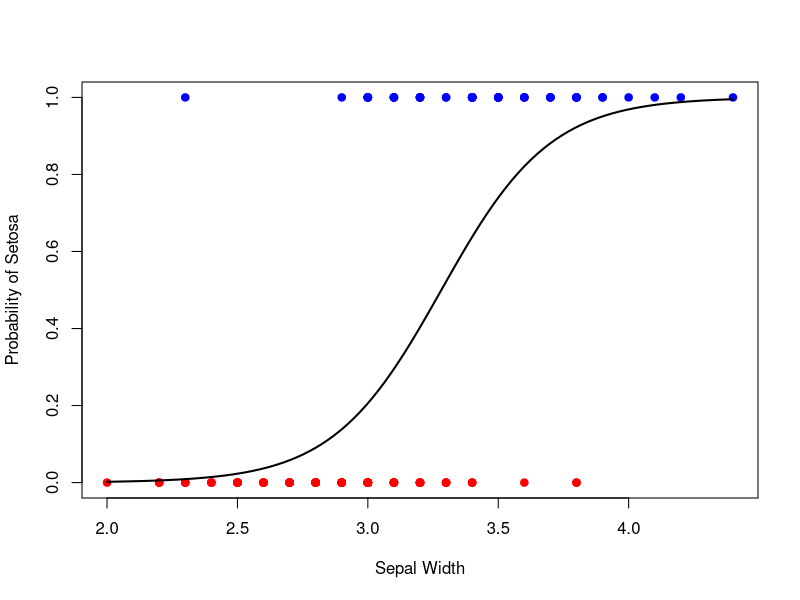

Source code (R):
data(iris)

iris$IsSetosa <- ifelse(iris$Species == "setosa", 1, 0)

log_model <- glm(IsSetosa ~ Sepal.Width,
                 data = iris,
                 family = binomial)

new_data <- data.frame(Sepal.Width = c(3, 3.5, 4))
print(predict(log_model, new_data, type = "response"))

plot(iris$Sepal.Width, iris$IsSetosa,
     xlab = "Sepal Width",
     ylab = "Probability of Setosa",
     pch = 19,
     col = ifelse(iris$IsSetosa == 1, "blue", "red"))

x_vals <- seq(min(iris$Sepal.Width),
              max(iris$Sepal.Width),
                length.out = 100)

y_vals <- predict(log_model,
                  data.frame(Sepal.Width = x_vals),
                  type = "response")

lines(x_vals, y_vals, col = "black", lwd = 2)
